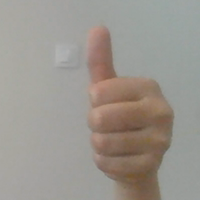
#> input picture data/originals/1_original_362.png, 200 x 200 px; its folder holds 4 pictures in this run
$ jupyter execute --allow-errors Untitled.ipynb   (shell and % lines are left out)
#> lines starting #> are read from the running program, lines starting #| are printed output that depends on the picture; after the words box and inside, x2 and y2 are one past the last pixel; in counts of white or black regions, pixels touching at a corner belong together
[cell 1]
import os
import cv2
import numpy as np
import matplotlib.pyplot as plt
import random

DATASET_PATH = '../data/originals/'

[cell 2]
files = os.listdir(DATASET_PATH)

#> (a cell that did not finish here is left out)

[cell 4]
origimg = cv2.imread(os.path.join(DATASET_PATH,files[random.randint(0,len(files))]))
#> origimg is the input picture: shape (200, 200, 3); mean B, G, R 142.3, 149.5, 154.9

[cell 5]
x = cv2.imread(os.path.join(DATASET_PATH,files[random.randint(0,len(files))]),cv2.IMREAD_GRAYSCALE)
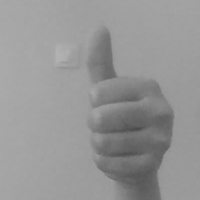
#> x: shape (200, 200); min 73, max 178, mean 149.8

[cell 6]
y = cv2.cvtColor(x,cv2.COLOR_GRAY2BGR)

[cell 7]
y.shape
#> Out = (200, 200, 3)

[cell 8]
masked = cv2.cvtColor(origimg, code=cv2.COLOR_BGR2GRAY)
masked = cv2.GaussianBlur(masked, ksize=(3,3), sigmaX=0)
masked = cv2.adaptiveThreshold(masked, maxValue=255, adaptiveMethod=cv2.ADAPTIVE_THRESH_GAUSSIAN_C,
                               thresholdType=cv2.THRESH_BINARY_INV, blockSize=19, C=3)
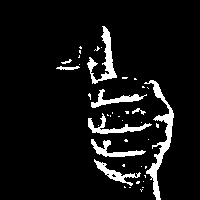
#> masked: shape (200, 200); 7.5% white; 41 white regions (32 under 20 px), largest, box (x1, y1, x2, y2) and area: (144, 80, 174, 200) 853, (87, 26, 117, 84) 536, (88, 113, 152, 134) 373
ret, masked = cv2.threshold(masked, thresh=10, maxval=255, type=cv2.THRESH_BINARY_INV + cv2.THRESH_OTSU)
#> ret = 0

# Display
img = cv2.cvtColor(masked, cv2.COLOR_BGR2RGB)
plt.imshow(img)

[cell 9]
masked = cv2.cvtColor(origimg, code=cv2.COLOR_BGR2GRAY)
# masked = cv2.bilateralFilter(masked, 5, 50, 50)
masked = cv2.Canny(masked, 5, 30)
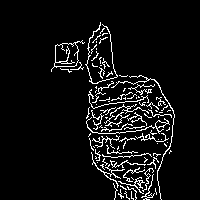
#> masked: shape (200, 200); 6.7% white in thin lines or dots, all inside (x1, y1, x2, y2) = (51, 22, 175, 200)
kernel = np.ones((2, 2), np.uint8)
masked = cv2.dilate(masked, kernel)
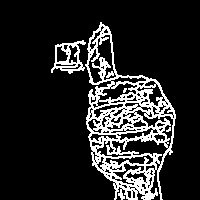
#> masked: shape (200, 200); 15.1% white in thin lines or dots, all inside (x1, y1, x2, y2) = (51, 22, 176, 200)
masked = ~masked

# Display
img = cv2.cvtColor(masked, cv2.COLOR_BGR2RGB)
plt.imshow(img)
